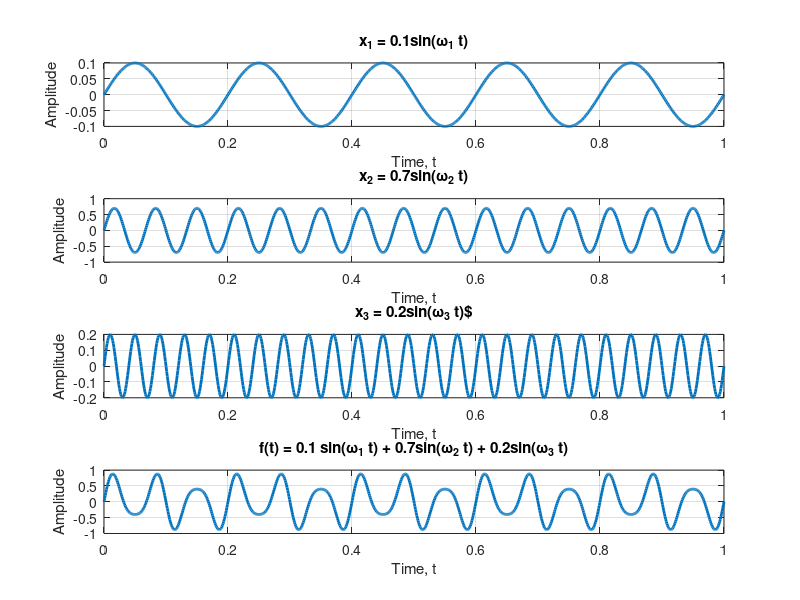

Reproduce this figure in MATLAB.
% Even and Odd Symmetry

% Combination Operation: Time Reversal, Shiting, and scaling

% Amplitude Sacling; Discrete Time Scling; Contnious Time Scaling




% Frequency Domain Represented Signal using Sinusoids
t = linspace(0, 1, 1000);
scale = [0.1, 0.7, 0.2];
f = [5, 15, 25]; 
omega = 2 * pi * f; 

% The sinusoid signals
x_1 = scale(1) * sin(omega(1) * t);
x_2 = scale(2) * sin(omega(2) * t);
x_3 = scale(3) * sin(omega(3) * t);

% The composite signal
f_t = x_1 + x_2 + x_3;

figure;
subplot(4, 1, 1);
plot(t, x_1, 'LineWidth', 2);
title('x_1 = 0.1sin(\omega_1 t)');
xlabel('Time, t');
ylabel('Amplitude');
grid on;

subplot(4, 1, 2);
plot(t, x_2, 'LineWidth', 2);
title('x_2 = 0.7sin(\omega_2 t)');
xlabel('Time, t');
ylabel('Amplitude');
grid on;

subplot(4, 1, 3);
plot(t, x_3, 'LineWidth', 2);
title('x_3 = 0.2sin(\omega_3 t)$');
xlabel('Time, t');
ylabel('Amplitude');
grid on;

% Plot composite signal 
subplot(4, 1, 4);
plot(t, f_t, 'LineWidth', 2);
title('f(t) = 0.1 sin(\omega_1 t) + 0.7sin(\omega_2 t) + 0.2sin(\omega_3 t)');
xlabel('Time, t');
ylabel('Amplitude');
grid on;

